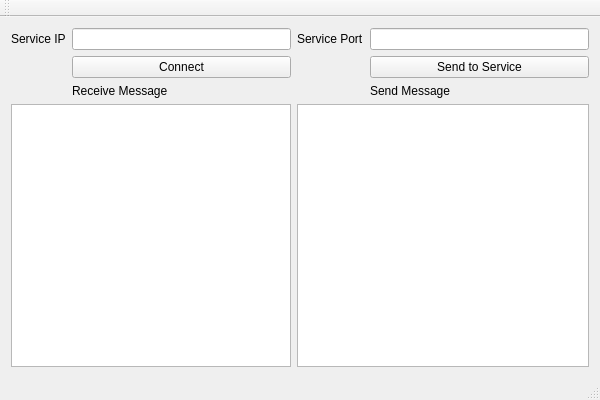
<?xml version="1.0" encoding="UTF-8"?>
<ui version="4.0">
 <class>MainWindow</class>
 <widget class="QMainWindow" name="MainWindow">
  <property name="geometry">
   <rect>
    <x>0</x>
    <y>0</y>
    <width>600</width>
    <height>400</height>
   </rect>
  </property>
  <property name="windowTitle">
   <string>MainWindow</string>
  </property>
  <widget class="QWidget" name="centralWidget">
   <layout class="QGridLayout" name="gridLayout">
    <item row="14" column="2" colspan="2">
     <widget class="QTextEdit" name="textEdit_2"/>
    </item>
    <item row="12" column="3">
     <widget class="QPushButton" name="pushButton">
      <property name="text">
       <string>Send to Service</string>
      </property>
     </widget>
    </item>
    <item row="12" column="1">
     <widget class="QPushButton" name="pushButton_2">
      <property name="text">
       <string>Connect</string>
      </property>
     </widget>
    </item>
    <item row="14" column="0" colspan="2">
     <widget class="QTextEdit" name="textEdit"/>
    </item>
    <item row="3" column="1">
     <widget class="QLineEdit" name="lineEdit"/>
    </item>
    <item row="3" column="0">
     <widget class="QLabel" name="label">
      <property name="text">
       <string>Service IP</string>
      </property>
     </widget>
    </item>
    <item row="3" column="3">
     <widget class="QLineEdit" name="lineEdit_2"/>
    </item>
    <item row="3" column="2">
     <widget class="QLabel" name="label_2">
      <property name="text">
       <string>Service Port</string>
      </property>
     </widget>
    </item>
    <item row="13" column="1">
     <widget class="QLabel" name="label_3">
      <property name="text">
       <string>Receive Message</string>
      </property>
     </widget>
    </item>
    <item row="13" column="3">
     <widget class="QLabel" name="label_4">
      <property name="text">
       <string>Send Message</string>
      </property>
     </widget>
    </item>
   </layout>
  </widget>
  <widget class="QMenuBar" name="menuBar">
   <property name="geometry">
    <rect>
     <x>0</x>
     <y>0</y>
     <width>600</width>
     <height>24</height>
    </rect>
   </property>
  </widget>
  <widget class="QToolBar" name="mainToolBar">
   <attribute name="toolBarArea">
    <enum>TopToolBarArea</enum>
   </attribute>
   <attribute name="toolBarBreak">
    <bool>false</bool>
   </attribute>
  </widget>
  <widget class="QStatusBar" name="statusBar"/>
 </widget>
 <layoutdefault spacing="6" margin="11"/>
 <resources/>
 <connections/>
</ui>
